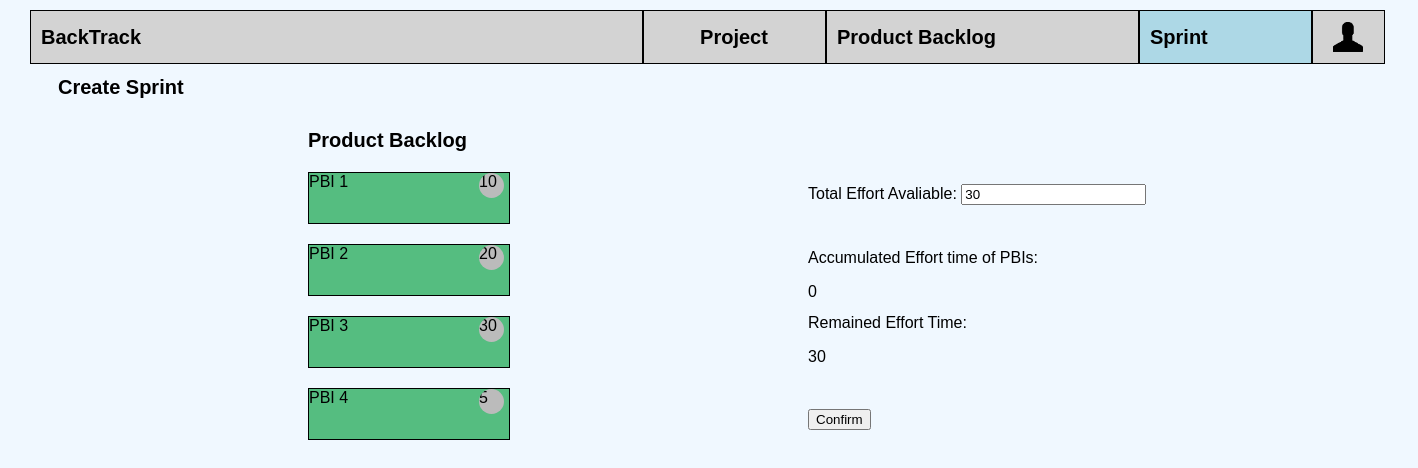
Page /sprints/createsprint on the committed database.
### sprints/models.py (models this page shows, shortened)
class PBI(models.Model):
    description = models.CharField(max_length=200)
    id = models.AutoField(primary_key=True)
    STATUS = (('NS', 'Not started'), ('IP', 'In progress'), ('C', 'Complete'), ('NF', 'NotFinish'))
    status = models.CharField(max_length=10, choices=STATUS, default='NS')
    sprint = models.ForeignKey(SprintBacklog, null=True, on_delete=models.SET_NULL)
    estimated_efforts = models.IntegerField(null=True)
    remainStory = models.IntegerField(null=True, default=10)
    objects = models.Manager()

### sprints/views.py (the view)
# urls.py: path('createsprint',views.SprintCreate.as_view(), name='createsprints'),
class SprintCreate(TemplateView):
    template_name = "sprints/createsprint.html"
    def get_context_data(self, **kwargs):
        context = super().get_context_data(**kwargs)
        context['pbi_list']=PBI.objects.all()
        return context

### templates/sprints/createsprint.html (shortened to what this page needs)
{% extends 'base.html' %}
{% block content %}
<div class="panel">
        <div id="creating" style="display: block;">
            <form id="form" action="createspri/" method="post" onsubmit="formsubmit()">
            <div class="title">Create Sprint</div>
            <div id="notselected" class="thediv">
                <div class="title">Product Backlog</div>
                {% for pbi in pbi_list %}
                <div class="pbi" onclick="pbiselected(event)" id="{{pbi.id}}">PBI {{pbi.id}}
                    <span class="initEsti circle" style="float:right;">
                            {{pbi.estimated_efforts }}
                    </span>
                </div>
                {%empty%}
                <div>No PBI yet.</div>
                {% endfor %}
            </div>
            <div class="thediv right" onload="update()">
                <div>Total Effort Avaliable: <input id="ini" type="text" name="initialEf" value="30" onblur="update()"></div>
                <div>Accumulated Effort time of PBIs:<p id="Accumulated"> 0</p></div>
                <div>Remained Effort Time:<p id="remained"> 30</p></div>
                <input type="submit" value="Confirm" id="confirmBtn" >
            </div>
        </form>
        </div>
</div>
{% endblock %}

### templates/sprints/createsprint.html (style rules this page uses)
.thediv { float:left; margin-left:250px; width: 400px; height: 600px; }
.right { margin-left:100px; padding-left:50px; padding-top:50px; }
.right div { height: 50px; margin-top:15px; margin-bottom:15px; }
.right p { width:20px; }
#confirmBtn { margin-top:30px; }
.pbi { width:200px; height:50px; border: 1px black solid; margin-left: 50px; margin-top: 10px; margin-bottom: 20px; background: rgb(85, 189, 128); }
.circle { height: 25px; width: 25px; background-color: #bbb; border-radius: 50%; display: inline-block; overflow: auto; margin-right:5px; font-style: white; }
.title { font-weight: bold; font-size: 20px; margin-left: 50px; margin-top: 10px; margin-bottom: 20px; }

### rows in the picture
PBI: id "1", estimated_efforts "10"
PBI: id "2", estimated_efforts "20"
PBI: id "3", estimated_efforts "30"
PBI: id "4", estimated_efforts "5"
